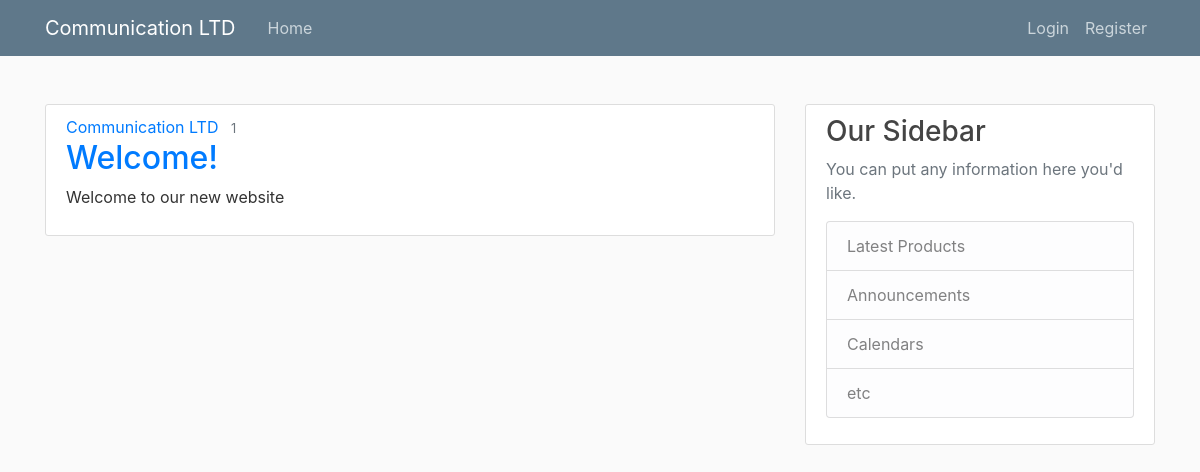
The page / on the database its author committed.
### products/models.py (models this page shows, shortened)
class Product(models.Model):
    title = models.CharField(max_length=100)
    content = models.TextField()
    name = models.CharField(max_length=100)
    cost = models.IntegerField()

### products/views.py (the view)
# urls.py: 2. Add a URL to urlpatterns:  path('', views.home, name='home')
def home(request):
    context = {
        'products': Product.objects.all()
        }
    return render(request, 'products/home.html', context)

### products/templates/products/home.html
{% extends "products/base.html" %}
{% block content %}
    {% for prodect in products%}
        <article class="media content-section">
          <div class="media-body">
            <div class="prodect-metadata">
                <a class="mr-2" href="#">{{ prodect.name }}</a>
                <small class="text-muted">{{ prodect.cost }}</small>
            </div>
            <h2><a class="prodect-title" href="#">{{ prodect.title }}</a></h2>
            <p class="prodect-content">{{ prodect.content }}</p>
          </div>
        </article>
    {% endfor %}
{% endblock content %}

### products/static/products/main.css (style rules this page uses)
body { background: #fafafa; color: #333333; margin-top: 5rem; }
h1, h2, h3, h4, h5, h6 { color: #444444; }
.content-section { background: #ffffff; padding: 10px 20px; border: 1px solid #dddddd; border-radius: 3px; margin-bottom: 20px; }

### rows shown on the page
Product: name "Communication LTD", cost "1", title "Welcome!", content "Welcome to our new website"
